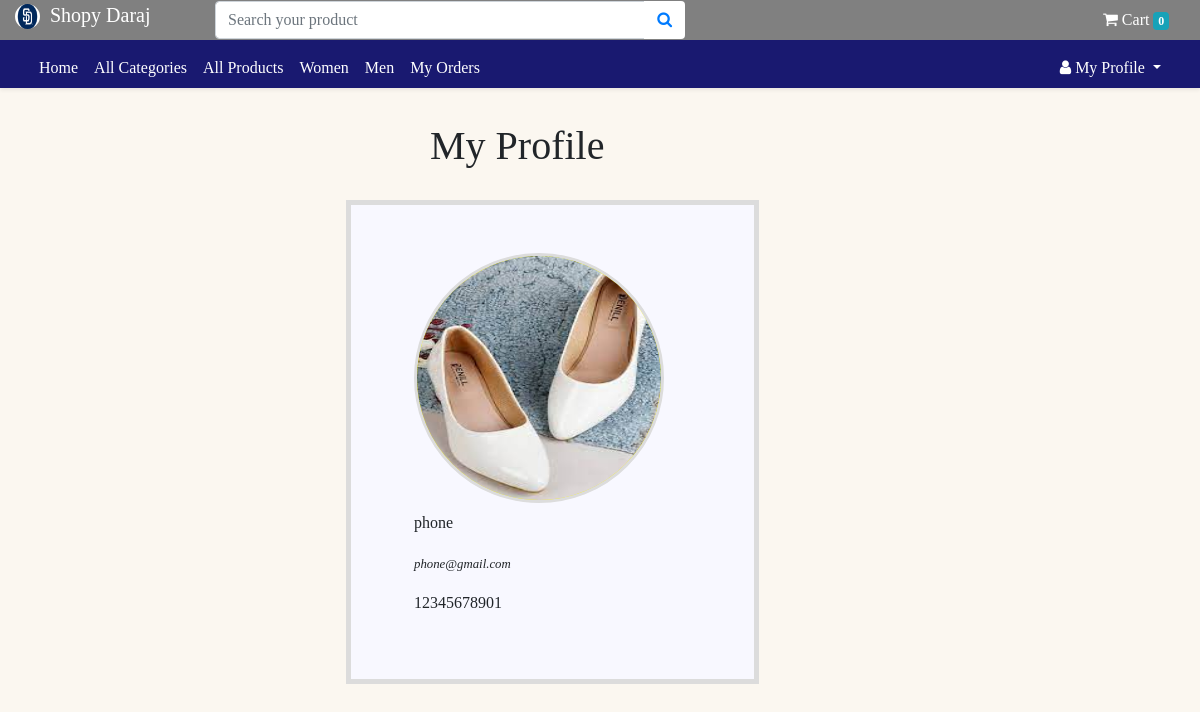
/profile (signed in), run on the app's committed database.
### store/models/customer.py (models this page shows, shortened)
class Customer(models.Model):
	name = models.CharField(default='',max_length=50)
	email = models.EmailField(max_length=255,default='')
	phone = models.CharField(max_length=15,default='')
	password = models.CharField(max_length=255,default='')
	profile_pic=models.ImageField(upload_to='upload/customers',blank=True)
	def __str__(self):
		return self.name

### store/views/profile.py (the view)
# urls.py: path('profile',my_profile_view,name='my_profile_view'),
def my_profile_view(request):
    customer=Customer.objects.get(id=request.session['customer'])
    print(customer)
    return render(request,'profile.html',{'customer':customer})

### store/templates/profile.html (shortened to what this page needs)
{% extends 'base.html' %}
{% load static %}
{% block content %}
<br><br><br>
<div style="padding-left:300px; margin-top:50px;" class="container">
  <h1 style="margin-left:100px;"> My Profile</h1>
  <div style="margin-top:30px; border:5px solid #DCDCDC; background-color:#F8F8FF;" class="container col-md-6 ml-3 p-5">
        <div class="col-sm-2 col-md-2">
            {% if customer%}
            {% if customer.profile_pic%}
            <img src="{{customer.profile_pic.url }}" alt="profile pic" class="profile_pic rounded-circle" />
        </div>
        <div class="col-sm-4 col-md-4 mt-2">
            <blockquote>
                <p>{{customer.name}}</p> <small><cite title="Source Title">{{customer.email}}  </cite></small>
            </blockquote>
            <p>  {{customer.phone}}
            </p>
            {% else%}
            <blockquote>
              <p>{{customer.name}}</p> <small><cite title="Source Title">{{customer.email}}  <i class="glyphicon glyphicon-map-marker"></i></cite></small>
          </blockquote>
            {% endif%}
            {% endif%}
        </div>
</div>
</div>
<br>
{% endblock content %}

### data on the page
Customer: profile_pic (picture), name "phone", email "phone@gmail.com", phone "12345678901"

### other printed values
{{ request.session.cart.keys|length }} "0"
